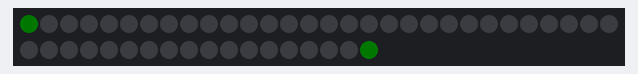
A sketch run on a simulated Arduino Uno, built with avr-gcc and run on an emulated ATmega328P. On the bench: 48 RGB LEDs in strip order, left to right, continuing on the next row. Dim RGB values are drawn brighter than linear; colours are those a GRB WS2812 strip shows for the declared byte order.

Above: at 3.16 s.
At 5.73 s:
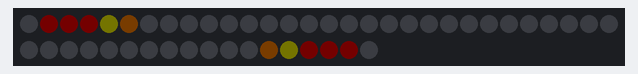
At 16.11 s:
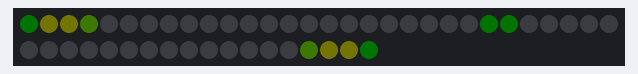
At 22.55 s:
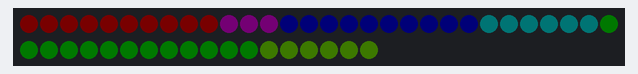
At 28.65 s:
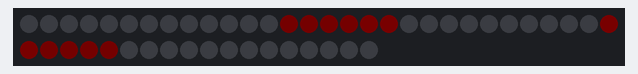
At 39.58 s:
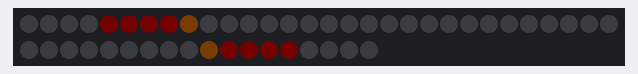

The sketch:

TimebasedSwitchAnimation.ino
```cpp
#include <FastLED.h>

FASTLED_USING_NAMESPACE

// ***************************************************************************************
// Hier definierst du die LEDs und die Anschlüsse
// ***************************************************************************************

#define NUM_LEDS     48           // Anzahl der LEDs auf dem Strang
#define LED_PIN      7            // Der Pin für die Steuerleitung
#define LED_TYPE     WS2812       // Der LED Typ
#define BRIGHTNESS   2            // Wert von 0 bis 255 um die Helligkeit einzustellen

// ***************************************************************************************

CRGBArray<NUM_LEDS> leds;

#define ARRAY_SIZE(A) (sizeof(A) / sizeof((A)[0]))

// Variables to control the sequence of animations
int gPatternNumber; // Index number of which pattern is current
typedef void (*SimplePatternList[])();
unsigned long lastPatternChange; // millis of the last change

void setup() {
  delay(3000); // 3 second delay for recovery

  FastLED.addLeds<LED_TYPE,LED_PIN>(leds, NUM_LEDS);
  FastLED.setBrightness(BRIGHTNESS);
  gPatternNumber = -1; // Start Pattern is the last pattern, just be be immediatly set to the first pattern, Index number of which pattern is current
  lastPatternChange = 0; // initialize with a long time to trigger an immediate naxtAnimation
  nextAnimation();
}

// ##################################################################################
//
//  In diesen Arrays werden die Reihenfolgen der Anumationen definiert. Animationen können auch mehrfach aufgerufen werden.
//  Es sind jeweils eine Funktion für das Setup der Variablen der Animation und eine Funktion für die Animations Loop anzugeben.
//  Im dritten Array steht wie lange die einzelnen Animationen gezeigt werden sollen (Angabe erfolgt in Millisekunden).
//
//  Die eigentlichen Funktionen (animation1Setup, animation1Loop und so weiter) sind am Ende der Datei definiert.
// ##################################################################################

SimplePatternList gPatternAnimationsSetup = { animation1Setup, animation3Setup, animation2Setup, animation3Setup };
SimplePatternList gPatternAnimationsLoop  = { animation1Loop,  animation3Loop,  animation2Loop,  animation3Loop };
unsigned long gPatternTiming[] =            { 3*1000,          2*1000,          3*1000,          3*1000 };

// ##################################################################################

void loop() {
  unsigned long patternRuntime = millis() - lastPatternChange; // This is good for approx. 50 days. After 50 Days millis() will overrun
  if( (patternRuntime >= gPatternTiming[gPatternNumber]) ){
    nextAnimation();
  }
  gPatternAnimationsLoop[gPatternNumber]();
  FastLED.show();
}

void nextAnimation(){
   gPatternNumber = (gPatternNumber + 1) % ARRAY_SIZE(gPatternAnimationsLoop);
   gPatternAnimationsSetup[gPatternNumber]();
   lastPatternChange = millis();
}

// ##########################################################################
// Ab hier folgen die Animationen und deren Hilfsfunktionen
// ##########################################################################

// ----------------------------
// Hilfsfunktionen
// ----------------------------

void fadeall() {
  for(int i = 0; i < NUM_LEDS; i++) {
    leds[i].nscale8(250);
  }
}

void allOff() {
  fill_solid(leds, NUM_LEDS, CRGB::Black);
}

// ----------------------------
// Animation 1
// ----------------------------

// Variables used in the Animations
uint8_t rhue;
uint8_t rdiff;

void animation1Setup(){
  rhue=0;
}

void animation1Loop(){
  for(int i = 0; i < NUM_LEDS/2; i++) {
    // fade everything out
    leds.fadeToBlackBy(40);

    // let's set an led value
    leds[i] = CHSV(rhue++,255,255);

    // now, let's first 20 leds to the top 20 leds,
    leds(NUM_LEDS/2,NUM_LEDS-1) = leds(NUM_LEDS/2 - 1 ,0);
    FastLED.delay(33);
  }
}

// ----------------------------
// Animation 2
// ----------------------------

void animation2Setup(){
  rhue=0;
  rdiff=1;
}

void animation2Loop(){
  rhue++;
  if(rhue == 255){
    rhue=0;
  }
  rdiff = 255 / NUM_LEDS;
  fill_rainbow( leds, NUM_LEDS, rhue, rdiff);
  FastLED.delay(33);
}

// ----------------------------
// Animation 3
// ----------------------------

uint8_t currentLed;

void animation3Setup(){
  currentLed=0;
}

void animation3Loop(){
  allOff();
  currentLed++;
  if(currentLed == NUM_LEDS){
    currentLed=0;
  }
  leds[currentLed] = CRGB::Blue;
  FastLED.delay(33);
}
```
